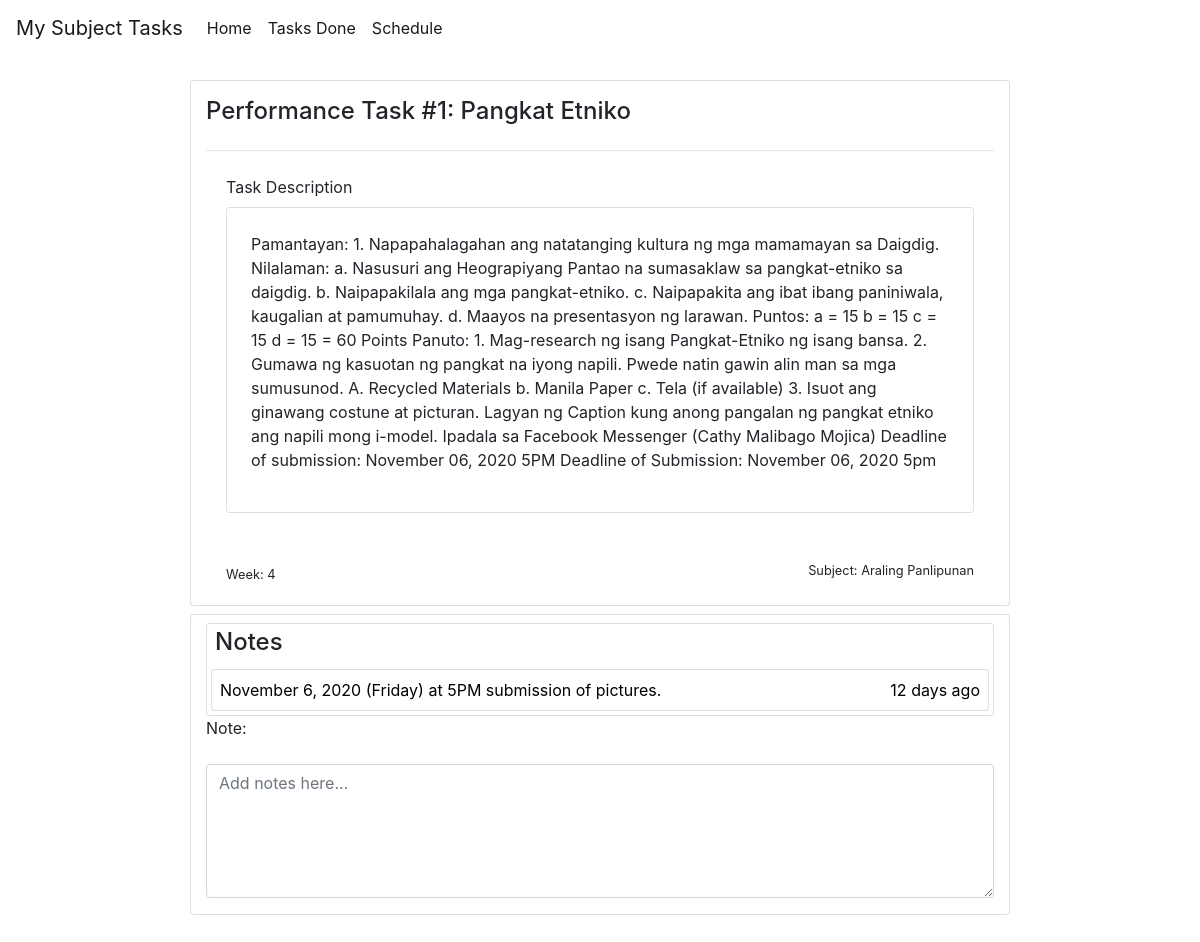
/task/54, run on an earlier commit of the app's database.
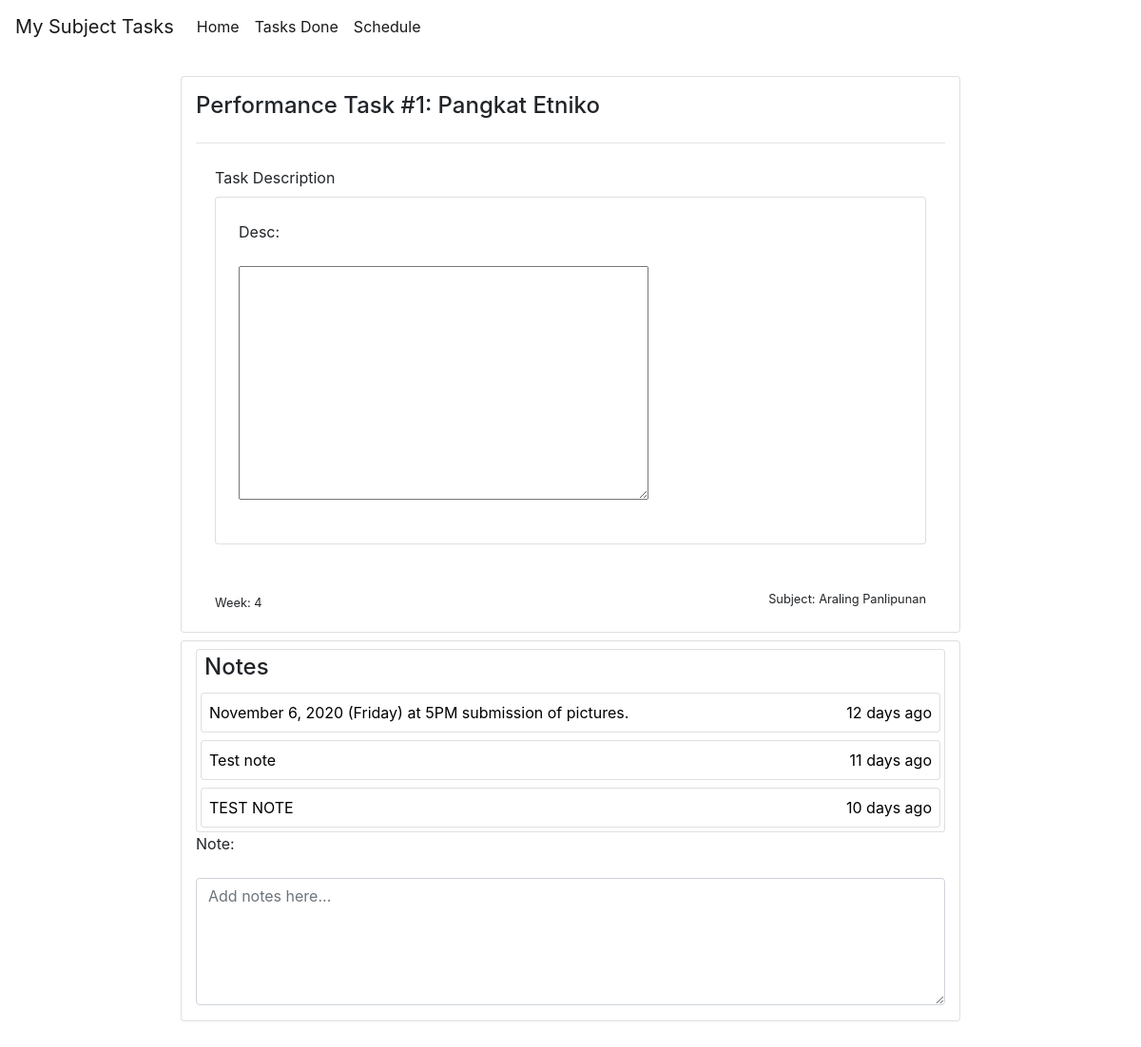
And on a later commit of the database.
### main/models.py (models this page shows, shortened)
class Task(models.Model):
	title = models.CharField(max_length=200)
	desc = RichTextField(blank=True, null=True)
	summary = RichTextField(blank=True, null=True)
	archived = models.BooleanField(default=False)
	subject = models.CharField(choices=SUBJECTS, max_length=50, default='TLE')
	week_num = models.IntegerField()
	created = models.DateTimeField(editable=False)
	modified = models.DateTimeField()

class TaskNote(models.Model):
	task = models.ForeignKey(Task, on_delete=models.CASCADE)
	note = models.TextField()
	created = models.DateTimeField(editable=False)
	modified = models.DateTimeField()
	hidden = models.BooleanField(default=False)
	def x_ago(self):
		diff = timezone.now() - self.created
		return x_ago_helper(diff)

### main/task_view.py (the view)
# urls.py: path('task/<int:id>', viewtask),
def viewtask(request, id):
	task = Task.objects.get(pk=id)
	notes = TaskNote.objects.filter(task__id=id)
	form = NoteForm()
	return render(request, 'task.html', {'task': task, 'notes': notes, 'form': form})

### main/forms.py
class NoteForm(forms.ModelForm):
	note = forms.CharField(widget=forms.Textarea(attrs={'class': 'form-control mt-3 mb-3', 'placeholder': 'Add notes here...', 'rows': '5', 'onkeyup': 'onChangeNote()', 'id': 'note'}), required=True)
	class Meta:
		model = TaskNote
		fields = ('note',)

### main/models.py (called while the page is built, shortened)
def x_ago_helper(diff):
	if diff.days > 0:
		return f'{diff.days} days ago'

### templates/task.html (shortened to what this page needs)
{% extends 'base.html' %}
{% block content %}
<div>
	<div class="row justify-content-center mt-4">
		<div class="card col-8">
			<div class="card-head d-flex">
				<h4 class="mt-3">{{task.title}}</h4>
			</div>
			<hr class="mb-1">
			<div class="card-body">
				<label for="desc">Task Description</label>
				<div class="card p-4">
					<p>{{task.desc | safe}}</p>
				</div>
				<div class="mt-5">
					<small>Week: {{task.week_num}}</small>
					<small style="float: right;">Subject: {{task.subject}}</small>
				</div>
 			</div>
		</div>
	</div>
	<div class="row justify-content-center mt-2 mb-5">
		<div class="card col-8">
			{% if notes %}
			<div class="card mt-2">
				<div class="card-head">
					<h4 class="ml-2 mt-1">Notes</h4>
				</div>
				{% for note in notes %}
					<div class="card mt-1 m-1">
						<a href="#" class="mb-2" style="color: black;">
							<div class="m-2" style="color: black;">
								<div style="float: left;">
									{{note.note}}
								</div>
									<div style="float: right;">
									{{note.x_ago}}
								</div>
							</div>
						</a>
					</div>
					{% endfor %}
			</div>
			{% endif %}
			<form method="POST" action="/task/{{task.id}}/add_note">
				{{form}}
			</form>
		</div>
	</div>
</div>
{% endblock %}

What changed in the data, as far as the page shows it:
changed Task "Performance Task #1: Pangkat Etniko": desc "Pamantayan: 1. Napapahalagahan ang natatanging kultura ng mga mamamayan sa Daigdig. Nilalaman: a. Nasusuri ang Heograpiyang Pantao na sumasaklaw sa pangkat-etniko sa daigdig. b. Naipapakilala ang mga pangkat-etniko. c. Naipapakita ang ibat ibang paniniwala, kaugalian at pamumuhay. d. Maayos na presentasyon ng larawan. Puntos: a = 15 b = 15 c = 15 d = 15 = 60 Points Panuto: 1. Mag-research ng isang Pangkat-Etniko ng isang bansa. 2. Gumawa ng kasuotan ng pangkat na iyong napili. Pwede natin gawin alin man sa mga sumusunod. A. Recycled Materials b. Manila Paper c. Tela (if available) 3. Isuot ang ginawang costune at picturan. Lagyan ng Caption kung anong pangalan ng pangkat etniko ang napili…" → (not shown)
added TaskNote: note "Test note", x_ago "11 days ago"
added TaskNote: note "TEST NOTE", x_ago "10 days ago"
Also different on the page:
text now shown: "Desc:"
